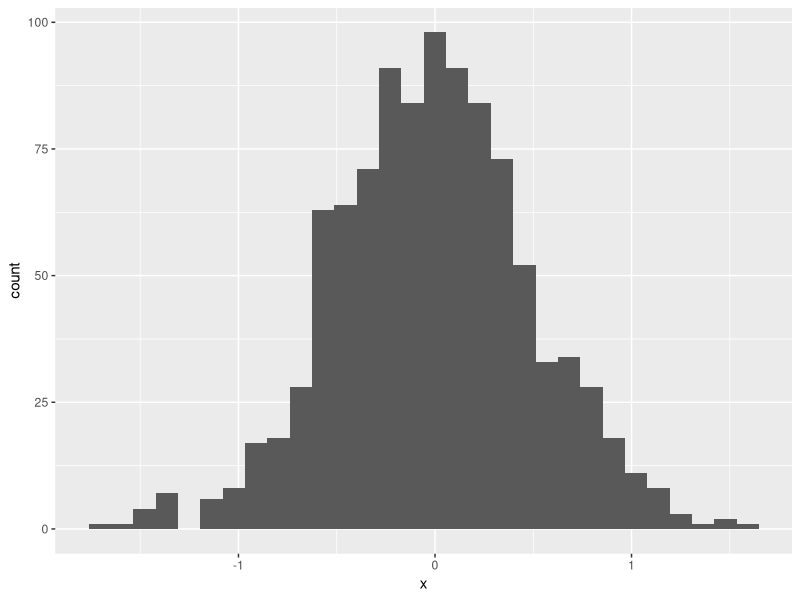
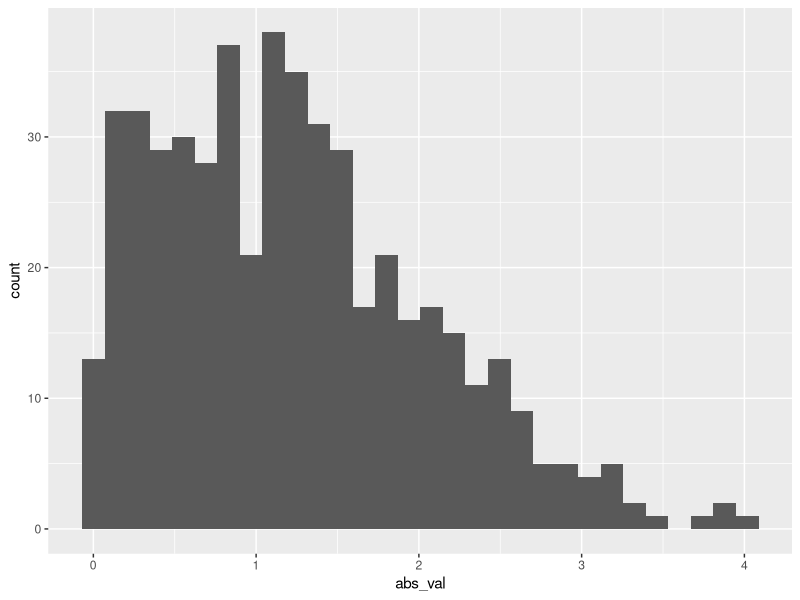

Here is the R script that generated these plots, in order:
## ---- chunk 1
samp = rnorm(100)
length(samp)
## ---- chunk 2
library(tidyverse)

set.seed(1234)

plot_df=
  tibble(
    x = rnorm(1000, sd= .5),
    y = 1 + 2 * x + rnorm(1000)
  )

ggplot(plot_df, aes(x = x)) + geom_histogram()

## ---- chunk 3

## ---- chunk 4

learning_df = 
  tibble(
    sample = rnorm(500, mean = 1),
    gr_than_0 = sample > 0,
    abs_val = abs(sample),
    
  )

ggplot(data = learning_df, aes(x=abs_val)) + geom_histogram()
